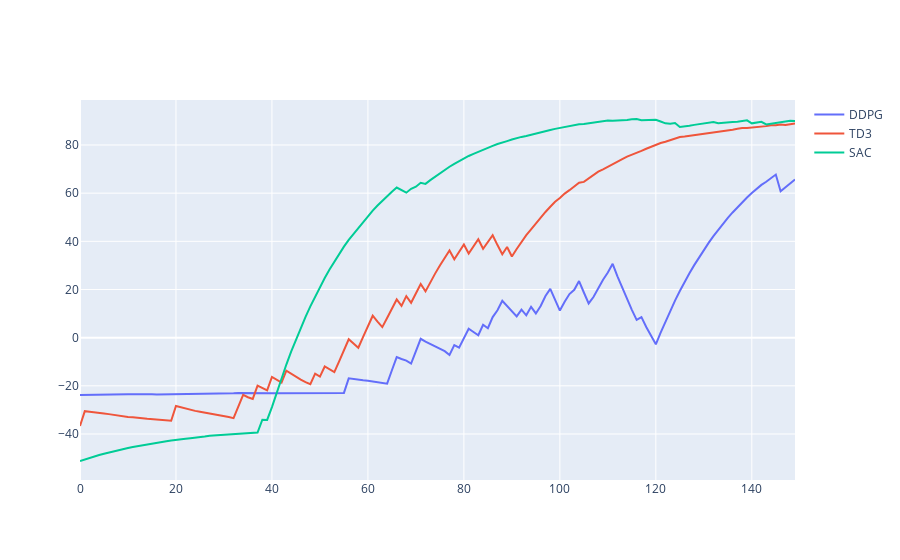

Notebook code for this chart:
### Code cell
import plotly.graph_objects as go
import pandas as pd

fig = go.Figure()

ddpg_m = pd.read_csv("../exps/expDDPG_Mount.csv")
td3_m = pd.read_csv("../exps/expTD3_Mount.csv")
sac_m = pd.read_csv("../exps/expSAC_Mount.csv")

fig.add_trace(go.Scatter(x=ddpg_m['Step'], y=ddpg_m['Value'], mode='lines', name='DDPG'))
fig.add_trace(go.Scatter(x=td3_m['Step'], y=td3_m['Value'], mode='lines', name='TD3'))
fig.add_trace(go.Scatter(x=sac_m['Step'], y=sac_m['Value'], mode='lines', name='SAC'))

fig.show()
fig.write_image('./'+'MountainCarContinuous.png')

### Figure 1 — Plotly figure (JSON) as saved in the notebook; plotly's stock layout.template omitted (floating-point values rounded to 4 significant figures; data arrays with more than 128 entries replaced by an {"elided": "..."} marker saying what was removed)
{"data": [{"mode": "lines", "name": "DDPG", "type": "scatter", "x": {"elided": "150 int values"}, "y": {"elided": "150 float values"}}, {"mode": "lines", "name": "TD3", "type": "scatter", "x": {"elided": "150 int values"}, "y": {"elided": "150 float values"}}, {"mode": "lines", "name": "SAC", "type": "scatter", "x": {"elided": "150 int values"}, "y": {"elided": "150 float values"}}], "layout": {}}
